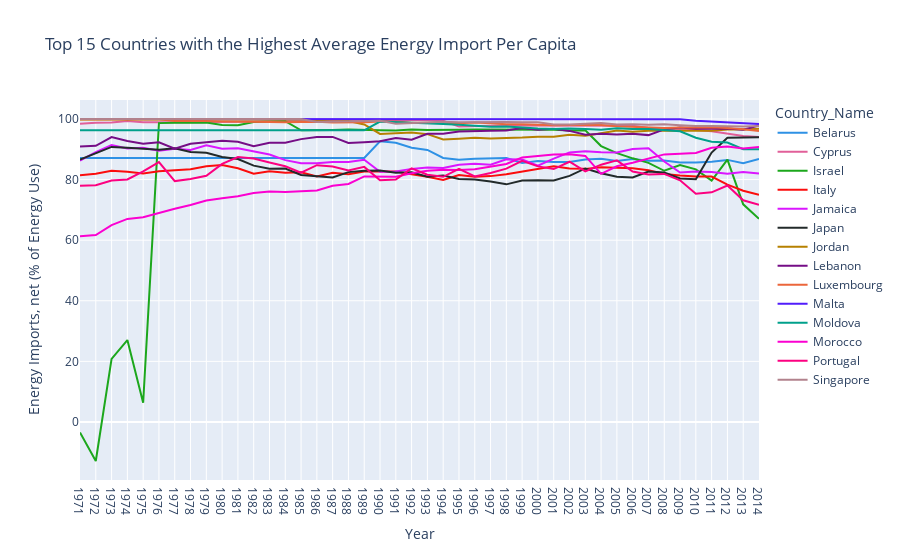

Write notebook code for a chart like this one.
### Markdown cell above
#### Visualization for the yearly variation in Energy Import data for the top 10  countries with the highest average energy import per capita

### Code cell
df = EG_USE_IMP[EG_USE_IMP['Country_Name'].isin(AvgEGImportTop15['Country_Name'])].drop(columns=['EG.USE.PCAP.KG.OE'])
# Impute missing data with the average for the country
display(df.isna().sum())
df = df.set_index(['Country_Name', 'Country_Code', 'Year'])['EG.IMP.CONS.ZS'].fillna(AvgEGImportTop15.set_index(['Country_Name', 'Country_Code'])['EG.IMP.CONS.ZS']).reset_index()

display(df.isna().sum())
fig = px.line(df, x='Year', y='EG.IMP.CONS.ZS',
             color='Country_Name',
             color_discrete_sequence=px.colors.qualitative.Dark24,
             labels= {'EG.IMP.CONS.ZS': 'Energy Imports, net (% of Energy Use)'},
             title='Top 15 Countries with the Highest Average Energy Import Per Capita')
fig.show()
fig.write_image("energyUseImportCapita_Top15EnergyImporters.png", engine='kaleido')

### Figure 1 — Plotly figure (JSON) as saved in the notebook; plotly's stock layout.template omitted (floating-point values rounded to 4 significant figures)
{"data": [{"hovertemplate": "Country_Name=Belarus<br>Year=%{x}<br>Energy Imports, net (% of Energy Use)=%{y}<extra></extra>", "legendgroup": "Belarus", "line": {"color": "#2E91E5", "dash": "solid"}, "marker": {"symbol": "circle"}, "mode": "lines", "name": "Belarus", "orientation": "v", "showlegend": true, "type": "scatter", "x": ["1971", "1972", "1973", "1974", "1975", "1976", "1977", "1978", "1979", "1980", "1981", "1982", "1983", "1984", "1985", "1986", "1987", "1988", "1989", "1990", "1991", "1992", "1993", "1994", "1995", "1996", "1997", "1998", "1999", "2000", "2001", "2002", "2003", "2004", "2005", "2006", "2007", "2008", "2009", "2010", "2011", "2012", "2013", "2014"], "xaxis": "x", "y": [87.11, 87.11, 87.11, 87.11, 87.11, 87.11, 87.11, 87.11, 87.11, 87.11, 87.11, 87.11, 87.11, 87.11, 87.11, 87.11, 87.11, 87.11, 87.11, 92.66, 92.16, 90.54, 89.77, 87.12, 86.59, 86.91, 86.92, 87.14, 85.5, 86.17, 85.84, 85.78, 86.6, 86.84, 86.18, 86.76, 86.2, 86.31, 85.64, 85.62, 85.9, 86.5, 85.39, 86.78], "yaxis": "y"}, {"hovertemplate": "Country_Name=Cyprus<br>Year=%{x}<br>Energy Imports, net (% of Energy Use)=%{y}<extra></extra>", "legendgroup": "Cyprus", "line": {"color": "#E15F99", "dash": "solid"}, "marker": {"symbol": "circle"}, "mode": "lines", "name": "Cyprus", "orientation": "v", "showlegend": true, "type": "scatter", "x": ["1971", "1972", "1973", "1974", "1975", "1976", "1977", "1978", "1979", "1980", "1981", "1982", "1983", "1984", "1985", "1986", "1987", "1988", "1989", "1990", "1991", "1992", "1993", "1994", "1995", "1996", "1997", "1998", "1999", "2000", "2001", "2002", "2003", "2004", "2005", "2006", "2007", "2008", "2009", "2010", "2011", "2012", "2013", "2014"], "xaxis": "x", "y": [98.45, 98.78, 98.83, 99.31, 98.89, 98.79, 98.89, 98.92, 98.98, 99.28, 99.29, 99.3, 99.35, 99.29, 99.27, 99.35, 99.45, 99.5, 99.52, 99.55, 99.6, 99.65, 99.68, 99.39, 97.5, 97.71, 97.75, 97.83, 97.8, 97.93, 97.9, 97.91, 97.94, 97.71, 97.7, 97.77, 96.99, 96.86, 96.7, 96.35, 95.96, 95.2, 94.36, 94.03], "yaxis": "y"}, {"hovertemplate": "Country_Name=Israel<br>Year=%{x}<br>Energy Imports, net (% of Energy Use)=%{y}<extra></extra>", "legendgroup": "Israel", "line": {"color": "#1CA71C", "dash": "solid"}, "marker": {"symbol": "circle"}, "mode": "lines", "name": "Israel", "orientation": "v", "showlegend": true, "type": "scatter", "x": ["1971", "1972", "1973", "1974", "1975", "1976", "1977", "1978", "1979", "1980", "1981", "1982", "1983", "1984", "1985", "1986", "1987", "1988", "1989", "1990", "1991", "1992", "1993", "1994", "1995", "1996", "1997", "1998", "1999", "2000", "2001", "2002", "2003", "2004", "2005", "2006", "2007", "2008", "2009", "2010", "2011", "2012", "2013", "2014"], "xaxis": "x", "y": [-3.468, -12.89, 20.8, 27.02, 6.356, 98.64, 98.79, 98.91, 98.87, 98.04, 97.94, 99.0, 99.08, 99.26, 96.27, 96.23, 96.36, 96.52, 96.53, 96.3, 96.19, 96.54, 96.38, 96.51, 96.47, 96.51, 96.53, 96.52, 96.42, 96.48, 96.49, 96.23, 96.26, 91.07, 88.75, 87.02, 85.53, 82.91, 84.8, 83.37, 79.67, 86.6, 71.83, 67.05], "yaxis": "y"}, {"hovertemplate": "Country_Name=Italy<br>Year=%{x}<br>Energy Imports, net (% of Energy Use)=%{y}<extra></extra>", "legendgroup": "Italy", "line": {"color": "#FB0D0D", "dash": "solid"}, "marker": {"symbol": "circle"}, "mode": "lines", "name": "Italy", "orientation": "v", "showlegend": true, "type": "scatter", "x": ["1971", "1972", "1973", "1974", "1975", "1976", "1977", "1978", "1979", "1980", "1981", "1982", "1983", "1984", "1985", "1986", "1987", "1988", "1989", "1990", "1991", "1992", "1993", "1994", "1995", "1996", "1997", "1998", "1999", "2000", "2001", "2002", "2003", "2004", "2005", "2006", "2007", "2008", "2009", "2010", "2011", "2012", "2013", "2014"], "xaxis": "x", "y": [81.47, 81.96, 82.89, 82.6, 82.03, 82.77, 83.05, 83.41, 84.4, 84.79, 83.73, 81.91, 82.77, 82.24, 82.39, 81.03, 82.25, 81.74, 82.66, 82.73, 82.63, 81.74, 80.94, 79.87, 81.51, 80.96, 81.15, 81.73, 82.64, 83.58, 84.42, 83.7, 83.54, 84.06, 83.79, 83.72, 83.09, 81.88, 81.33, 81.0, 80.98, 78.33, 76.34, 75.0], "yaxis": "y"}, {"hovertemplate": "Country_Name=Jamaica<br>Year=%{x}<br>Energy Imports, net (% of Energy Use)=%{y}<extra></extra>", "legendgroup": "Jamaica", "line": {"color": "#DA16FF", "dash": "solid"}, "marker": {"symbol": "circle"}, "mode": "lines", "name": "Jamaica", "orientation": "v", "showlegend": true, "type": "scatter", "x": ["1971", "1972", "1973", "1974", "1975", "1976", "1977", "1978", "1979", "1980", "1981", "1982", "1983", "1984", "1985", "1986", "1987", "1988", "1989", "1990", "1991", "1992", "1993", "1994", "1995", "1996", "1997", "1998", "1999", "2000", "2001", "2002", "2003", "2004", "2005", "2006", "2007", "2008", "2009", "2010", "2011", "2012", "2013", "2014"], "xaxis": "x", "y": [86.22, 89.07, 91.4, 90.24, 90.54, 89.54, 90.15, 89.75, 91.31, 90.17, 90.34, 89.2, 88.25, 86.42, 85.37, 85.42, 85.77, 85.82, 86.54, 82.6, 82.64, 83.54, 83.98, 83.87, 84.9, 85.26, 84.88, 86.69, 86.65, 84.56, 86.92, 88.97, 89.34, 89.03, 88.92, 90.12, 90.33, 85.98, 82.32, 82.65, 82.49, 81.95, 82.54, 82.04], "yaxis": "y"}, {"hovertemplate": "Country_Name=Japan<br>Year=%{x}<br>Energy Imports, net (% of Energy Use)=%{y}<extra></extra>", "legendgroup": "Japan", "line": {"color": "#222A2A", "dash": "solid"}, "marker": {"symbol": "circle"}, "mode": "lines", "name": "Japan", "orientation": "v", "showlegend": true, "type": "scatter", "x": ["1971", "1972", "1973", "1974", "1975", "1976", "1977", "1978", "1979", "1980", "1981", "1982", "1983", "1984", "1985", "1986", "1987", "1988", "1989", "1990", "1991", "1992", "1993", "1994", "1995", "1996", "1997", "1998", "1999", "2000", "2001", "2002", "2003", "2004", "2005", "2006", "2007", "2008", "2009", "2010", "2011", "2012", "2013", "2014"], "xaxis": "x", "y": [86.62, 88.59, 90.79, 90.49, 90.19, 89.83, 90.32, 89.14, 88.83, 87.43, 86.79, 84.61, 83.62, 83.63, 81.52, 81.23, 80.72, 82.47, 82.91, 83.0, 82.26, 82.4, 80.94, 81.33, 80.2, 80.0, 79.37, 78.43, 79.67, 79.81, 79.72, 81.23, 83.68, 82.07, 80.92, 80.72, 82.65, 82.35, 80.36, 80.14, 88.94, 93.83, 93.92, 93.98], "yaxis": "y"}, {"hovertemplate": "Country_Name=Jordan<br>Year=%{x}<br>Energy Imports, net (% of Energy Use)=%{y}<extra></extra>", "legendgroup": "Jordan", "line": {"color": "#B68100", "dash": "solid"}, "marker": {"symbol": "circle"}, "mode": "lines", "name": "Jordan", "orientation": "v", "showlegend": true, "type": "scatter", "x": ["1971", "1972", "1973", "1974", "1975", "1976", "1977", "1978", "1979", "1980", "1981", "1982", "1983", "1984", "1985", "1986", "1987", "1988", "1989", "1990", "1991", "1992", "1993", "1994", "1995", "1996", "1997", "1998", "1999", "2000", "2001", "2002", "2003", "2004", "2005", "2006", "2007", "2008", "2009", "2010", "2011", "2012", "2013", "2014"], "xaxis": "x", "y": [99.81, 99.83, 99.85, 99.86, 99.88, 99.88, 99.93, 99.94, 99.94, 99.95, 99.95, 99.96, 99.95, 99.95, 99.96, 99.41, 99.19, 99.32, 98.18, 95.05, 95.32, 95.5, 95.0, 93.26, 93.5, 93.77, 93.59, 93.68, 93.85, 94.12, 94.17, 94.81, 94.46, 95.27, 96.17, 95.77, 96.16, 96.1, 96.07, 96.16, 96.11, 96.53, 96.54, 96.81], "yaxis": "y"}, {"hovertemplate": "Country_Name=Lebanon<br>Year=%{x}<br>Energy Imports, net (% of Energy Use)=%{y}<extra></extra>", "legendgroup": "Lebanon", "line": {"color": "#750D86", "dash": "solid"}, "marker": {"symbol": "circle"}, "mode": "lines", "name": "Lebanon", "orientation": "v", "showlegend": true, "type": "scatter", "x": ["1971", "1972", "1973", "1974", "1975", "1976", "1977", "1978", "1979", "1980", "1981", "1982", "1983", "1984", "1985", "1986", "1987", "1988", "1989", "1990", "1991", "1992", "1993", "1994", "1995", "1996", "1997", "1998", "1999", "2000", "2001", "2002", "2003", "2004", "2005", "2006", "2007", "2008", "2009", "2010", "2011", "2012", "2013", "2014"], "xaxis": "x", "y": [90.88, 91.16, 94.02, 92.74, 91.8, 92.34, 90.22, 91.83, 92.34, 92.82, 92.49, 91.05, 92.13, 92.17, 93.36, 94.09, 94.1, 92.09, 92.35, 92.69, 93.75, 93.18, 95.14, 95.17, 95.89, 95.89, 96.14, 96.21, 97.06, 96.48, 96.8, 96.08, 94.8, 95.11, 94.89, 95.17, 94.68, 96.58, 97.19, 96.76, 96.76, 96.85, 96.47, 97.87], "yaxis": "y"}, {"hovertemplate": "Country_Name=Luxembourg<br>Year=%{x}<br>Energy Imports, net (% of Energy Use)=%{y}<extra></extra>", "legendgroup": "Luxembourg", "line": {"color": "#EB663B", "dash": "solid"}, "marker": {"symbol": "circle"}, "mode": "lines", "name": "Luxembourg", "orientation": "v", "showlegend": true, "type": "scatter", "x": ["1971", "1972", "1973", "1974", "1975", "1976", "1977", "1978", "1979", "1980", "1981", "1982", "1983", "1984", "1985", "1986", "1987", "1988", "1989", "1990", "1991", "1992", "1993", "1994", "1995", "1996", "1997", "1998", "1999", "2000", "2001", "2002", "2003", "2004", "2005", "2006", "2007", "2008", "2009", "2010", "2011", "2012", "2013", "2014"], "xaxis": "x", "y": [99.88, 99.87, 99.91, 99.85, 99.84, 99.9, 99.35, 99.4, 99.31, 99.17, 99.03, 99.03, 98.97, 98.96, 99.0, 99.13, 98.85, 98.8, 98.93, 99.15, 99.16, 98.74, 98.8, 98.73, 98.58, 98.83, 98.63, 98.23, 98.29, 98.1, 97.96, 98.01, 98.08, 97.99, 97.57, 97.36, 97.2, 97.06, 97.2, 97.2, 97.29, 97.0, 96.63, 96.0], "yaxis": "y"}, {"hovertemplate": "Country_Name=Malta<br>Year=%{x}<br>Energy Imports, net (% of Energy Use)=%{y}<extra></extra>", "legendgroup": "Malta", "line": {"color": "#511CFB", "dash": "solid"}, "marker": {"symbol": "circle"}, "mode": "lines", "name": "Malta", "orientation": "v", "showlegend": true, "type": "scatter", "x": ["1971", "1972", "1973", "1974", "1975", "1976", "1977", "1978", "1979", "1980", "1981", "1982", "1983", "1984", "1985", "1986", "1987", "1988", "1989", "1990", "1991", "1992", "1993", "1994", "1995", "1996", "1997", "1998", "1999", "2000", "2001", "2002", "2003", "2004", "2005", "2006", "2007", "2008", "2009", "2010", "2011", "2012", "2013", "2014"], "xaxis": "x", "y": [100, 100, 100, 100, 100, 100, 100, 100, 100, 100, 100, 100, 100, 100, 100, 100, 100, 100, 100, 100, 100, 100, 100, 100, 100, 100, 100, 100, 100, 100, 100, 99.97, 99.96, 99.95, 99.94, 99.92, 99.91, 99.89, 99.88, 99.42, 99.2, 99.02, 98.84, 98.38], "yaxis": "y"}, {"hovertemplate": "Country_Name=Moldova<br>Year=%{x}<br>Energy Imports, net (% of Energy Use)=%{y}<extra></extra>", "legendgroup": "Moldova", "line": {"color": "#00A08B", "dash": "solid"}, "marker": {"symbol": "circle"}, "mode": "lines", "name": "Moldova", "orientation": "v", "showlegend": true, "type": "scatter", "x": ["1971", "1972", "1973", "1974", "1975", "1976", "1977", "1978", "1979", "1980", "1981", "1982", "1983", "1984", "1985", "1986", "1987", "1988", "1989", "1990", "1991", "1992", "1993", "1994", "1995", "1996", "1997", "1998", "1999", "2000", "2001", "2002", "2003", "2004", "2005", "2006", "2007", "2008", "2009", "2010", "2011", "2012", "2013", "2014"], "xaxis": "x", "y": [96.25, 96.25, 96.25, 96.25, 96.25, 96.25, 96.25, 96.25, 96.25, 96.25, 96.25, 96.25, 96.25, 96.25, 96.25, 96.25, 96.25, 96.25, 96.25, 99.15, 98.88, 98.76, 98.45, 98.31, 98.1, 97.76, 97.41, 97.54, 97.16, 96.83, 96.71, 96.85, 96.68, 96.46, 96.91, 96.68, 96.72, 96.24, 95.94, 93.81, 92.52, 92.25, 90.05, 90.01], "yaxis": "y"}, {"hovertemplate": "Country_Name=Morocco<br>Year=%{x}<br>Energy Imports, net (% of Energy Use)=%{y}<extra></extra>", "legendgroup": "Morocco", "line": {"color": "#FB00D1", "dash": "solid"}, "marker": {"symbol": "circle"}, "mode": "lines", "name": "Morocco", "orientation": "v", "showlegend": true, "type": "scatter", "x": ["1971", "1972", "1973", "1974", "1975", "1976", "1977", "1978", "1979", "1980", "1981", "1982", "1983", "1984", "1985", "1986", "1987", "1988", "1989", "1990", "1991", "1992", "1993", "1994", "1995", "1996", "1997", "1998", "1999", "2000", "2001", "2002", "2003", "2004", "2005", "2006", "2007", "2008", "2009", "2010", "2011", "2012", "2013", "2014"], "xaxis": "x", "y": [61.28, 61.67, 64.96, 67.02, 67.58, 69.01, 70.34, 71.6, 73.07, 73.83, 74.47, 75.59, 76.1, 75.88, 76.19, 76.41, 77.96, 78.54, 81.04, 80.98, 80.94, 82.07, 82.89, 83.25, 83.16, 83.4, 84.17, 85.14, 87.32, 87.73, 88.27, 88.38, 87.8, 81.9, 84.38, 85.57, 86.87, 88.32, 88.54, 88.76, 90.48, 90.94, 90.25, 90.72], "yaxis": "y"}, {"hovertemplate": "Country_Name=Portugal<br>Year=%{x}<br>Energy Imports, net (% of Energy Use)=%{y}<extra></extra>", "legendgroup": "Portugal", "line": {"color": "#FC0080", "dash": "solid"}, "marker": {"symbol": "circle"}, "mode": "lines", "name": "Portugal", "orientation": "v", "showlegend": true, "type": "scatter", "x": ["1971", "1972", "1973", "1974", "1975", "1976", "1977", "1978", "1979", "1980", "1981", "1982", "1983", "1984", "1985", "1986", "1987", "1988", "1989", "1990", "1991", "1992", "1993", "1994", "1995", "1996", "1997", "1998", "1999", "2000", "2001", "2002", "2003", "2004", "2005", "2006", "2007", "2008", "2009", "2010", "2011", "2012", "2013", "2014"], "xaxis": "x", "y": [77.94, 78.12, 79.68, 80.04, 82.74, 85.77, 79.5, 80.2, 81.24, 85.17, 87.42, 86.93, 85.67, 84.39, 82.28, 84.76, 84.34, 82.99, 84.19, 79.78, 79.99, 83.7, 81.59, 80.91, 83.57, 81.03, 82.21, 83.6, 86.2, 84.36, 83.47, 85.89, 82.73, 84.91, 86.34, 82.64, 81.68, 81.88, 79.77, 75.31, 75.79, 78.04, 73.17, 71.67], "yaxis": "y"}, {"hovertemplate": "Country_Name=Singapore<br>Year=%{x}<br>Energy Imports, net (% of Energy Use)=%{y}<extra></extra>", "legendgroup": "Singapore", "line": {"color": "#B2828D", "dash": "solid"}, "marker": {"symbol": "circle"}, "mode": "lines", "name": "Singapore", "orientation": "v", "showlegend": true, "type": "scatter", "x": ["1971", "1972", "1973", "1974", "1975", "1976", "1977", "1978", "1979", "1980", "1981", "1982", "1983", "1984", "1985", "1986", "1987", "1988", "1989", "1990", "1991", "1992", "1993", "1994", "1995", "1996", "1997", "1998", "1999", "2000", "2001", "2002", "2003", "2004", "2005", "2006", "2007", "2008", "2009", "2010", "2011", "2012", "2013", "2014"], "xaxis": "x", "y": [100, 100, 100, 100, 100, 100, 100, 100, 100, 100, 100, 100, 100, 100, 100, 99.02, 99.08, 99.17, 99.17, 99.39, 98.45, 98.64, 98.89, 99.09, 98.93, 98.97, 99.09, 98.99, 98.89, 98.92, 98.17, 98.16, 98.4, 98.71, 98.17, 98.3, 98.13, 98.25, 97.93, 97.69, 97.7, 97.61, 97.56, 97.68], "yaxis": "y"}], "layout": {"legend": {"title": {"text": "Country_Name"}, "tracegroupgap": 0}, "title": {"text": "Top 15 Countries with the Highest Average Energy Import Per Capita"}, "xaxis": {"anchor": "y", "domain": [0, 1], "title": {"text": "Year"}}, "yaxis": {"anchor": "x", "domain": [0, 1], "title": {"text": "Energy Imports, net (% of Energy Use)"}}}}
